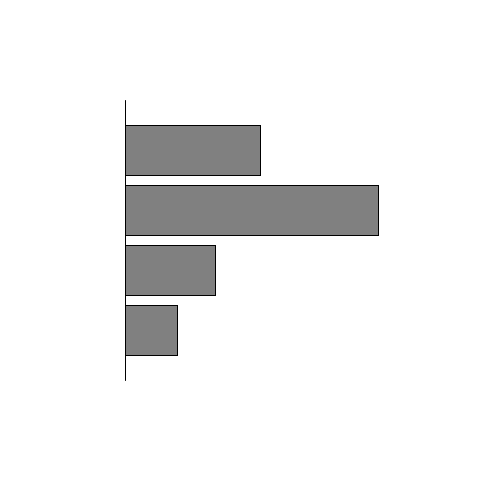
Frame 1 (no input)
Frame 60 (the mouse pressed at the canvas centre just before this capture): identical to frame 1, image omitted
Frame 120 (the mouse held since frame 60 and released just before this capture): identical to frame 1, image omitted

The Processing sketch that drew this single still picture (run headless with seeded random() and noise(); from frame 60 on, the mouse is pressed at the canvas centre):

// Processing sketch: Sample3
// ── Sample3.pde
void setup() {
    size(500, 500);
}
void draw() {
  background(255);
  float[] data = {135,253,90,52};
  line(125,100,125,380);
  for (int i=0; i<data.length; i++) {
    fill(128);
    rect(125, 125+60*i, data[i], 50);
  }
}
